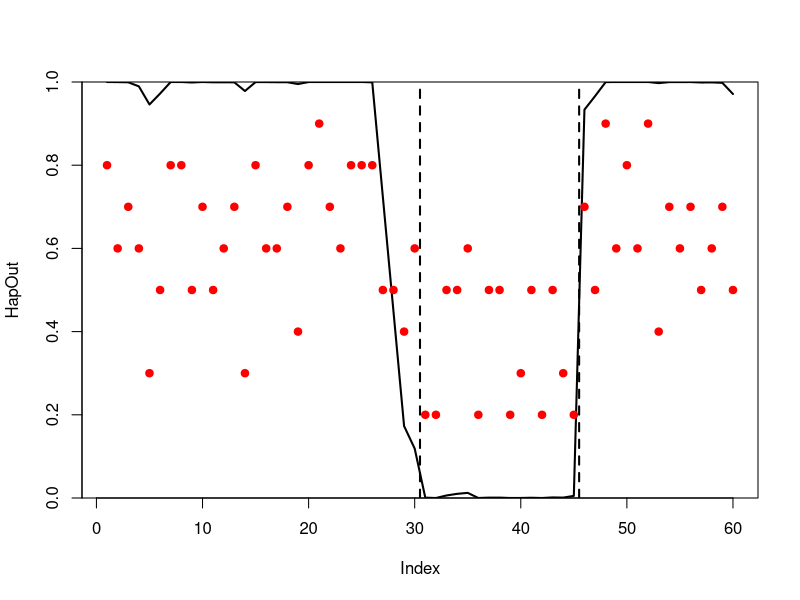
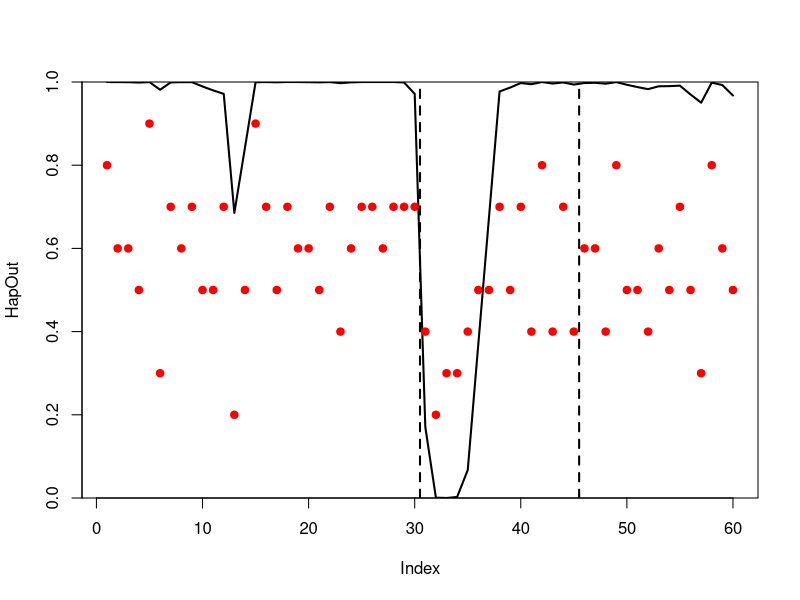
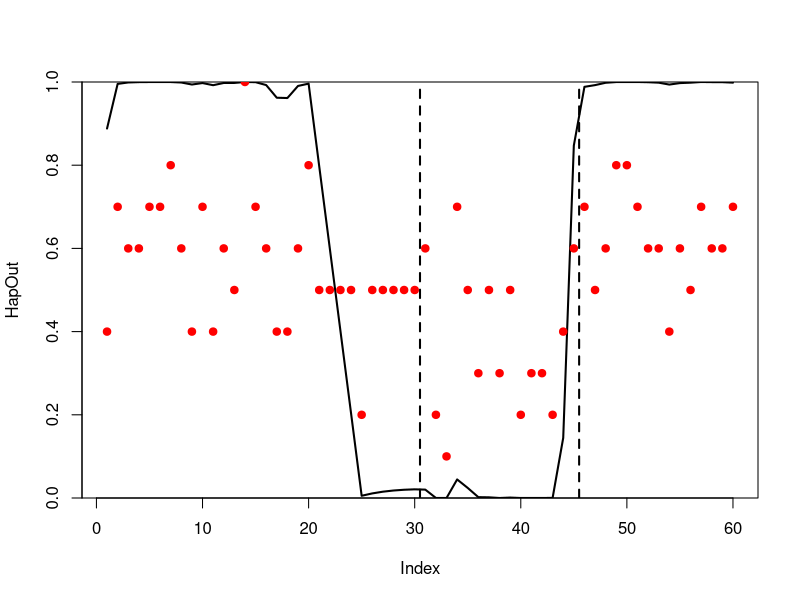
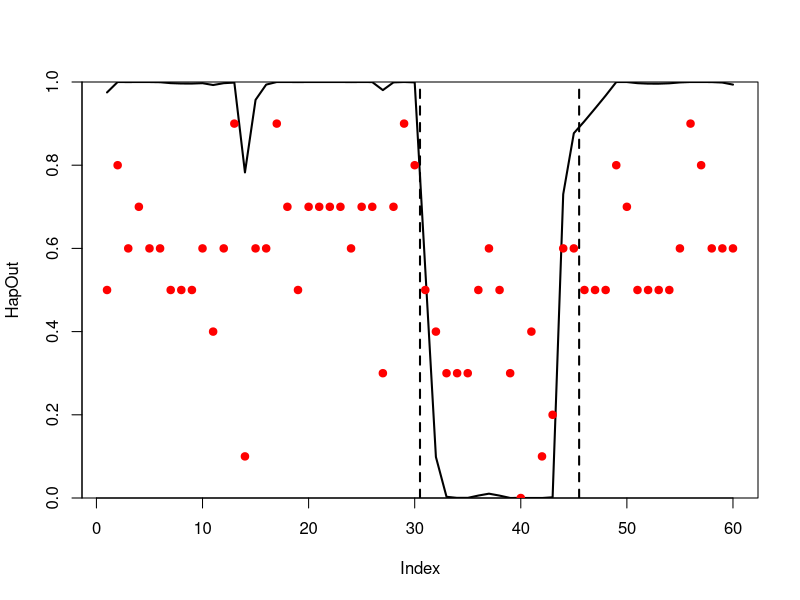
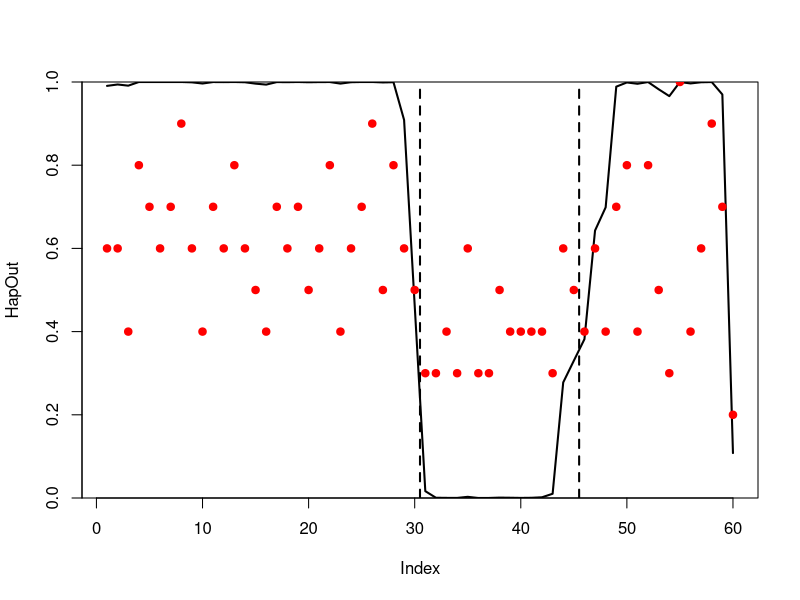
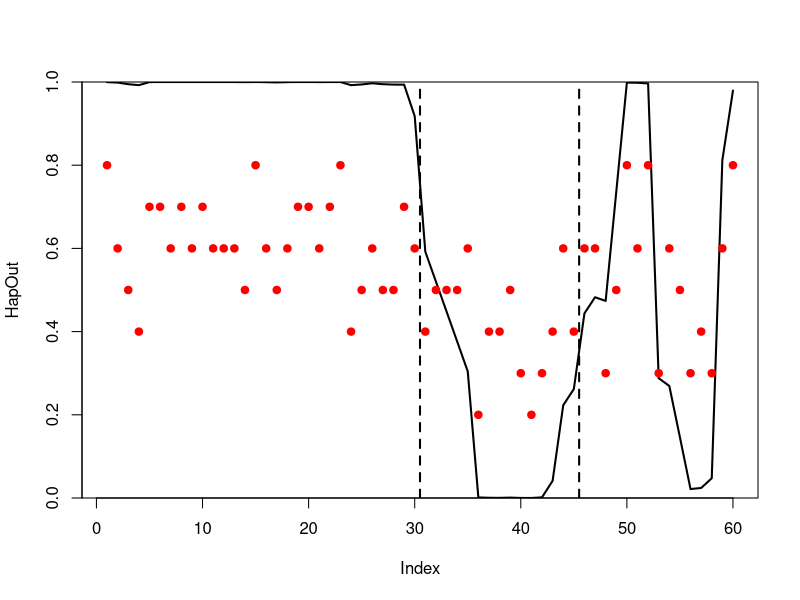
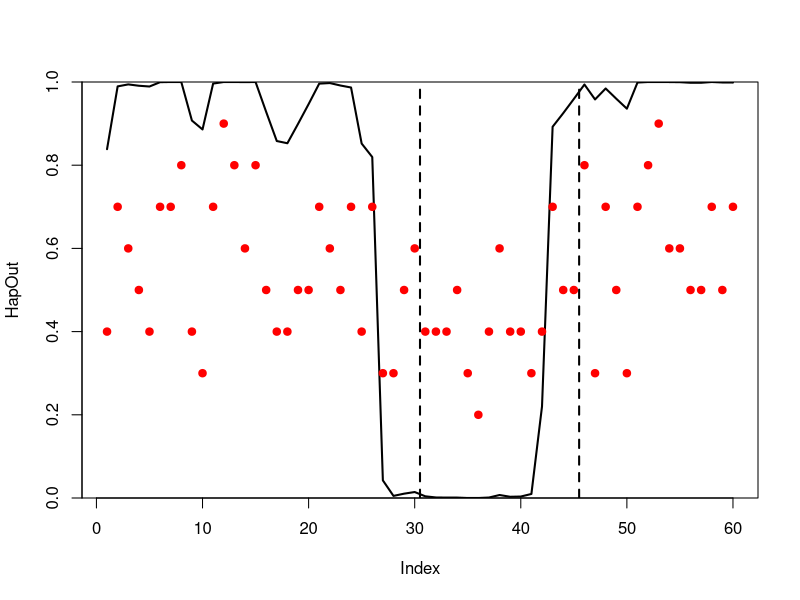
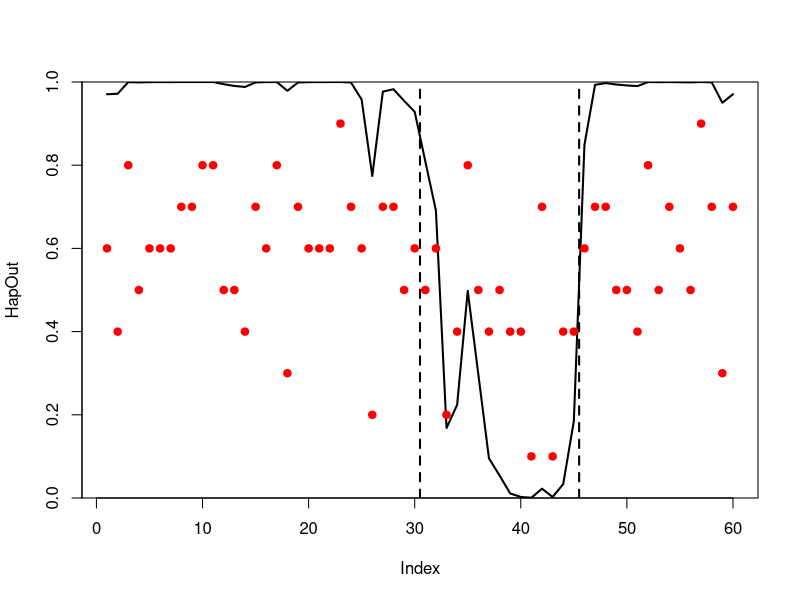

Generate these figures, in order, with R: (Note: a time limit stopped this script after it produced the figures.)
avgs = NULL

for (j in 1:100) {


##################################################

niter = 10^4
burnin = 100
bias = 0.1
ginf = 10
gA = c(rbinom(30, ginf, .5 + bias), rbinom(15, ginf, .5 - bias), rbinom(15, ginf, .5 + bias))
gB = ginf-gA

ScoreAB = pbinom(gB,gA+gB,0.5,log.p=T) - pbinom(gA,gA+gB,0.5,log.p=T)
k = -log(1.5/length(ScoreAB))
ScoreAB[abs(ScoreAB) > k/1.25] = sign(ScoreAB[abs(ScoreAB) > k/1.25])*k/1.25
blockScore = ScoreAB

	Hap = rep(-sign(sum(blockScore)), length(blockScore))
	Scores = c(-sum(blockScore*Hap) - sum(abs(diff(Hap)/2))*k, rep(NA,niter))

	alpha = 2*blockScore*Hap
	beta0 = -c(k, rep(2*k,length(Hap)-2), k)

	l = length(Hap)
	XOs = abs(diff(Hap))
	deltaK = (XOs-1)*k*2
	beta = beta0 + (c(0, XOs) + c(XOs,0))*k
    	HapOut = Hap*0
    
	for (i in 1:niter) {
		ar = alpha + beta - log(runif(l))
		swaps = ar >= 0
		if (any(swaps)) {
			for (j in 2:l) {
				swaps[j] = ar[j] >= swaps[j-1]*deltaK[j-1]
			}
			alpha[swaps] = -alpha[swaps]
			Hap[swaps] = -Hap[swaps]
			XOs = abs(diff(Hap))
			deltaK = (XOs-1)*k*2
			beta = beta0 + (c(0, XOs) + c(XOs,0))*k
			Scores[i] = -sum(blockScore*Hap) - sum(XOs)*k/2
			if (i > burnin) { HapOut = HapOut + Hap }
		}
		
	}
	HapOut = (HapOut/sum(!is.na(Scores[-c(1:burnin)])) + 1)/2
	


plot(HapOut, type = 'l', lwd=2, yaxs = 'i', ylim = c(0,1))
points(gA/(gA+gB), pch = 19, col='red')
abline(v=30.5,lty=2, lwd=2)
abline(v=45.5,lty=2, lwd=2)

##################################################

avgs = cbind(avgs, HapOut)
}

plot(rowMeans(avgs), type='l', lwd = 2, yaxs='i', ylim = c(0,1))
abline(v=30.5,lty=2, lwd=2)
abline(v=45.5,lty=2, lwd=2)
abline(h=.5)

avgs3 = avgs
avgs3[abs(avgs3-.5) <= (.5-.05/2)] = (avgs3[abs(avgs3-.5) <= (.5-.05/2)]-.5)/2+.5
Heatmap(t(avgs3), cluster_columns=F)

avgs2 = avgs
avgs2[31:45,] = 1 - avgs[31:45,]
hist(avgs2, breaks = 20)
abline(h = sum(avgs2 <= .5)/10, lty = 2, lwd = 2, col = 'red')


HapCallV3 = function(cell, chr, niter = 10000, burnin = 2000) {
	keeps = ((g1[,cell] + g2[,cell]) > 0) & (genes$Chr == chr)
	gA = g1[keeps,cell]
	gB = g2[keeps,cell]
	ScoreAB = pbinom(gB,gA+gB,0.5,log.p=T) - pbinom(gA,gA+gB,0.5,log.p=T)
	k = -log(1.5/length(ScoreAB))
	ScoreAB[abs(ScoreAB) > k/1.25/2] = sign(ScoreAB[abs(ScoreAB) > k/1.25/2])*k/1.25/2

	Hap = rep(-sign(sum(ScoreAB)), length(ScoreAB))
	Scores = c(-sum(ScoreAB*Hap) - sum(abs(diff(Hap)/2))*k, rep(NA,niter))

	alpha = 2*ScoreAB*Hap
	beta0 = -c(k, rep(2*k,length(Hap)-2), k)

	l = length(Hap)
	XOs = abs(diff(Hap))
	deltaK = (XOs-1)*k*2
	beta = beta0 + (c(0, XOs) + c(XOs,0))*k
    	HapOut = Hap*0
    
	for (i in 1:niter) {
		ar = alpha + beta - log(runif(l))
		swaps = ar >= 0
		if (any(swaps)) {
			for (j in 2:l) {
				swaps[j] = ar[j] >= swaps[j-1]*deltaK[j-1]
			}
			alpha[swaps] = -alpha[swaps]
			Hap[swaps] = -Hap[swaps]
			XOs = abs(diff(Hap))
			deltaK = (XOs-1)*k*2
			beta = beta0 + (c(0, XOs) + c(XOs,0))*k
			Scores[i] = -sum(ScoreAB*Hap) - sum(XOs)*k/2
			if (i > burnin) { HapOut = HapOut + Hap }
		}
		
	}
	HapOut = HapOut/sum(!is.na(Scores[-c(1:burnin)]))
	Position = genes[names(ScoreAB),2]
    return(list(HapOut=HapOut, Scores=Scores, Pos=Position))
}



HapCallV4 = function(cell, chr, recs=1.5, mx = (2.5), ss=1, niter = 10000, burnin = 2000) {
	keeps0 = names(which(abs(rowMeans(g1/(g1+g2), na.rm=T) - .5) < .3)) #exclude genes with >80% transcripts matching the same allele
    keeps = names(which(((g1[,cell] + g2[,cell]) > 0) & (genes$Chr == chr)))
    
    g1b = g1[keeps[keeps %in% keeps0],colnames(AlleleFrac2)]
    g2b = g2[keeps[keeps %in% keeps0],colnames(AlleleFrac2)]
    g1bFracMean = rowMeans(g1b/(g1b+g2b), na.rm=T)
    g2bFracMean = rowMeans(g2b/(g1b+g2b), na.rm=T)

	gA = g1b[,cell]
	gB = g2b[,cell]
	ScoreAB = pbinom(gB,gA+gB,g2bFracMean,log.p=T) - pbinom(gA,gA+gB,g1bFracMean,log.p=T)
	k = -log(recs/length(ScoreAB))
	ScoreAB[abs(ScoreAB) > k/mx] = sign(ScoreAB[abs(ScoreAB) > k/mx])*k/mx

	Hap = rep(-sign(sum(ScoreAB)), length(ScoreAB))
	Scores = c(-sum(ScoreAB*Hap) - sum(abs(diff(Hap)/2))*k, rep(NA,niter))

	alpha = 2*ScoreAB*Hap
	beta0 = -c(k, rep(2*k,length(Hap)-2), k)

	l = length(Hap)
	XOs = abs(diff(Hap))
	deltaK = (XOs-1)*k*2
	beta = beta0 + (c(0, XOs) + c(XOs,0))*k
    	HapOut = Hap*0
    
	for (i in 1:niter) {
        ar = alpha + beta - log(runif(l))*ss
		swaps = ar >= 0
		if (any(swaps)) {
			for (j in 2:l) {
				swaps[j] = ar[j] >= swaps[j-1]*deltaK[j-1]
			}
			alpha[swaps] = -alpha[swaps]
			Hap[swaps] = -Hap[swaps]
			XOs = abs(diff(Hap))
			deltaK = (XOs-1)*k*2
			beta = beta0 + (c(0, XOs) + c(XOs,0))*k
			Scores[i] = -sum(ScoreAB*Hap) - sum(XOs)*k/2
			if (i > burnin) { HapOut = HapOut + Hap }
		}
		
	}
	HapOut = HapOut/sum(!is.na(Scores[-c(1:burnin)]))
	Position = genes[names(ScoreAB),2]
    return(list(HapOut=HapOut, Scores=Scores, Pos=Position))
}

#HapCallV3b = function(cell, chr, recs=1.5, mx=2.5, niter = 10000, burnin = 2000) {
#	keeps0 = names(which(abs(rowMeans(g1/(g1+g2), na.rm=T) - .5) < .4))
#   keeps = names(which(((g1[,cell] + g2[,cell]) > 0) & (genes$Chr == chr)))
    
#	gA = g1[keeps[keeps %in% keeps0],cell]
#	gB = g2[keeps[keeps %in% keeps0],cell]
#	ScoreAB = pbinom(gB,gA+gB,0.5,log.p=T) - pbinom(gA,gA+gB,0.5,log.p=T)
#	k = -log(recs/length(ScoreAB))
#	ScoreAB[abs(ScoreAB) > k/mx] = sign(ScoreAB[abs(ScoreAB) > k/mx])*k/mx

#	Hap = rep(-sign(sum(ScoreAB)), length(ScoreAB))
#	Scores = c(-sum(ScoreAB*Hap) - sum(abs(diff(Hap)/2))*k, rep(NA,niter))

#	alpha = 2*ScoreAB*Hap
#	beta0 = -c(k, rep(2*k,length(Hap)-2), k)

#	l = length(Hap)
#	XOs = abs(diff(Hap))
#	deltaK = (XOs-1)*k*2
#	beta = beta0 + (c(0, XOs) + c(XOs,0))*k
 #   	HapOut = Hap*0
    
#	for (i in 1:niter) {
#		ar = alpha + beta - log(runif(l))
#		swaps = ar >= 0
#		if (any(swaps)) {
#			for (j in 2:l) {
#				swaps[j] = ar[j] >= swaps[j-1]*deltaK[j-1]
#			}
#			alpha[swaps] = -alpha[swaps]
#			Hap[swaps] = -Hap[swaps]
#			XOs = abs(diff(Hap))
#			deltaK = (XOs-1)*k*2
#			beta = beta0 + (c(0, XOs) + c(XOs,0))*k
#			Scores[i] = -sum(ScoreAB*Hap) - sum(XOs)*k/2
#		}
#		if (i > burnin) { HapOut = HapOut + Hap }		
#	}
#	HapOut = HapOut/(niter - burnin)
#	Position = genes[names(ScoreAB),2]

 #   return(list(HapOut=HapOut, Scores=Scores, Pos=Position))
#}

plotCell2("A230-241_79s")
cell = "A230-241_79s"
chr = 5

plotCell2("A114-116_42s")
cell = "A114-116_42s"
chr = 5

cell = "A288-301_75s"

#for genes
set.seed(1)
burnin=2000
#a1 = proc.time()
HapCallEx = HapCallV3(cell,chr, niter=10000, burnin=2000)
#a2 = proc.time()
#a2-a1
plot(HapCallEx$Pos, HapCallEx$HapOut, cex=1.5, pch=19, ylim = c(-1,1))
	keeps2 = which(round(as.numeric(rownames(AlleleFrac))/(10^6)) == chr)
	keeps3 = which(!is.na(AlleleFrac[keeps2,cell]))
	lines(((1:length(keeps2) - 0.5)*10^6)[keeps3], (AlleleFrac[names(keeps3),cell]*2)-1, col='purple2', lwd = 2, lty='dashed')
	abline(h=1-0.025)
	abline(h=0.025-1)




set.seed(1)
burnin=4000
#a1 = proc.time()
HapCallEx = HapCallV4(cell,chr,recs=1.5, mx=(2.5), ss=1, niter=10000, burnin=4000)
#a2 = proc.time()
#a2-a1
plot(HapCallEx$Pos, HapCallEx$HapOut, cex=1.5, pch=19, ylim = c(-1,1))
	keeps2 = which(round(as.numeric(rownames(AlleleFrac))/(10^6)) == chr)
	keeps3 = which(!is.na(AlleleFrac[keeps2,cell]))
	lines(((1:length(keeps2) - 0.5)*10^6)[keeps3], (AlleleFrac[names(keeps3),cell]*2)-1, col='purple2', lwd = 2, lty='dashed')
	abline(h=1-0.025)
	abline(h=0.025-1)



plot(HapCallEx$Scores, cex=1.5, pch=19, type='l')
abline(v=burnin, col="red2")






plotCellChr = function(cell, chr, maxs = 20) {
	keeps = ((g1[,cell] + g2[,cell]) > 0) & (genes$Chr == chr)
    keeps2 = which(round(as.numeric(rownames(AlleleFrac))/(10^6)) == chr)
    keeps3 = which(!is.na(AlleleFrac[keeps2,cell]))

    g1a = g1[keeps,cell]
	g1a[g1a > maxs] = maxs
    g1b = g1[,cell]
    g1b[g1b > maxs] = maxs
	g2a = g2[keeps,cell]
	g2a[g2a > maxs] = maxs
    g2b = g2[,cell]
    g2b[g2b > maxs] = maxs

    par(mar = c(5.1, 5.1, 4.1, 4.1))
	plot(genes$Position[keeps], g1a, pch = 19, cex=0.5, col = 'red', ylab=NA, xlab = 'chromosome position (Mb)', ylim = c(-maxs,maxs), xaxt = 'n', yaxt = 'n')
	abline(h=0)
	for (ii in which(keeps)) { lines(rep(genes$Position[ii], times=2), c(g1b[ii], -g2b[ii]), col='#777777') }
	points(genes$Position[keeps], -g2a, pch = 19, cex=1.5, col = 'blue')
	points(genes$Position[keeps], g1a, pch = 19, cex=1.5, col = 'red')
    lines(((1:length(keeps2) - 0.5)*10^6)[keeps3], (AlleleFrac[names(keeps3),cell]*40)-20, col='black', lwd = 6, lty='dashed')

    points(HapCallEx$Pos, HapCallEx$HapOut*20, cex=1.5, pch=19, ylim = c(-1,1), col="purple2")

    axis(1, at=seq(0,max(genes$Position[keeps]),(5*10^6)), labels=seq(0,max(genes$Position[keeps])/(10^6),5))
    axis(2, at=seq(-20,0,10), labels=c(20,10,0), col = 'blue', col.axis = 'blue', las=2)
    axis(2, at=seq(20,0,-10), labels=c(20,10,0), col = 'red', col.axis = 'red', las=2)
    axis(2, at=0, labels=0, las=2)
    axis(4, at=seq(-20,20,10), labels=seq(0,100,25), col = 'black', col.axis = 'black', las=2)
    mtext("% of transcripts from Col-0 allele", side=4, line=3, col="black")
    mtext("transcript counts", side=2, line=4)
    mtext("Col-0", side=2, at=10, line=2.5, col="red")
    mtext("Ler-0", side=2, at=-10, line=2.5, col="blue")
}

plotCellChr(cell, chr)


svg('At_UMI_counts_plot2.svg', width=5, height=4)
plotCellChr(cell = 'A230-241_79s', 5)
dev.off()


svg('At_UMI_counts_plot3.svg', width=5, height=4)
plotCellChr(cell = 'A288-301_75s', 5)
dev.off()



cell1 = "A230-241_79s"
c1_chr = 5
cell2 = "A114-116_42s"
c2_chr = 5
cellS = "A288-301_75s"
cS_chr = 5

rowMeans(g1[,c(14,16,30,31)])


###simulate some cells (cellS)


metaFn = function(cell1, c1_chr, cell2, c2_chr, cellS, cS_chr, recs=1.5, mx = (2.5), ss=1, niter = 10000, burnin = 2000) {
par(mfrow = c(3,2))
HapCallEx = HapCallV4(cell1, c1_chr, mx = mx, recs = recs)
plotCellChr(cell=cell1, chr=c1_chr)
plot(HapCallEx$Scores, cex=1.5, pch=19, type='l')
abline(v=burnin, col="red2")

HapCallEx = HapCallV4(cell2, c2_chr, mx = mx, recs = recs)
plotCellChr(cell=cell2, chr=c2_chr)
plot(HapCallEx$Scores, cex=1.5, pch=19, type='l')
abline(v=burnin, col="red2")

HapCallEx = HapCallV4(cellS, cS_chr, mx = mx, recs = recs)
plotCellChr(cell=cellS, chr=cS_chr)
plot(HapCallEx$Scores, cex=1.5, pch=19, type='l')
abline(v=burnin, col="red2")
}

metaFn(cell1, c1_chr, cell2, c2_chr, cellS, cS_chr)

metaFn = function(mx, recs, etc) {
par(mfrow = c(3,2))
result = HapCallV4(cell1, mx = mx, recs = recs, etc)
plotA(result)
plotB(result)

result = HapCallV4(cell2, mx = mx, recs = recs, etc)
plotA(result)
plotB(result)

result = HapCallV4(cellS, mx = mx, recs = recs, etc)
plotA(result)
plotB(result)
}
